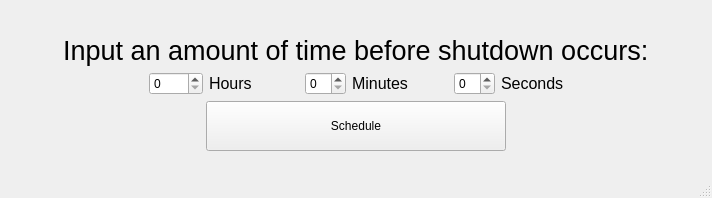
<?xml version="1.0" encoding="UTF-8"?>
<ui version="4.0">
 <class>MainWindow</class>
 <widget class="QMainWindow" name="MainWindow">
  <property name="enabled">
   <bool>true</bool>
  </property>
  <property name="geometry">
   <rect>
    <x>0</x>
    <y>0</y>
    <width>712</width>
    <height>198</height>
   </rect>
  </property>
  <property name="windowTitle">
   <string>Schedule A Shutdown!</string>
  </property>
  <property name="autoFillBackground">
   <bool>false</bool>
  </property>
  <property name="styleSheet">
   <string notr="true"/>
  </property>
  <widget class="QWidget" name="centralwidget">
   <layout class="QVBoxLayout" name="verticalLayout_12">
    <item>
     <layout class="QVBoxLayout" name="verticalLayout_11">
      <item>
       <spacer name="verticalSpacer">
        <property name="orientation">
         <enum>Qt::Vertical</enum>
        </property>
        <property name="sizeType">
         <enum>QSizePolicy::Expanding</enum>
        </property>
        <property name="sizeHint" stdset="0">
         <size>
          <width>20</width>
          <height>50</height>
         </size>
        </property>
       </spacer>
      </item>
      <item>
       <layout class="QVBoxLayout" name="verticalLayout_13">
        <item>
         <layout class="QHBoxLayout" name="horizontalLayout_8">
          <item alignment="Qt::AlignHCenter">
           <widget class="QLabel" name="Prompt">
            <property name="font">
             <font>
              <pointsize>20</pointsize>
             </font>
            </property>
            <property name="text">
             <string>Input an amount of time before shutdown occurs:</string>
            </property>
           </widget>
          </item>
         </layout>
        </item>
        <item>
         <layout class="QHBoxLayout" name="horizontalLayout_10">
          <item>
           <spacer name="horizontalSpacer">
            <property name="orientation">
             <enum>Qt::Horizontal</enum>
            </property>
            <property name="sizeType">
             <enum>QSizePolicy::Expanding</enum>
            </property>
            <property name="sizeHint" stdset="0">
             <size>
              <width>40</width>
              <height>20</height>
             </size>
            </property>
           </spacer>
          </item>
          <item alignment="Qt::AlignHCenter">
           <widget class="QSpinBox" name="hoursInput">
            <property name="sizePolicy">
             <sizepolicy hsizetype="Maximum" vsizetype="Fixed">
              <horstretch>0</horstretch>
              <verstretch>0</verstretch>
             </sizepolicy>
            </property>
            <property name="maximum">
             <number>8760</number>
            </property>
           </widget>
          </item>
          <item>
           <widget class="QLabel" name="hoursLabel">
            <property name="sizePolicy">
             <sizepolicy hsizetype="Fixed" vsizetype="Fixed">
              <horstretch>0</horstretch>
              <verstretch>0</verstretch>
             </sizepolicy>
            </property>
            <property name="minimumSize">
             <size>
              <width>50</width>
              <height>0</height>
             </size>
            </property>
            <property name="maximumSize">
             <size>
              <width>50</width>
              <height>16777215</height>
             </size>
            </property>
            <property name="font">
             <font>
              <pointsize>12</pointsize>
             </font>
            </property>
            <property name="text">
             <string>Hours</string>
            </property>
           </widget>
          </item>
          <item>
           <spacer name="horizontalSpacer_4">
            <property name="orientation">
             <enum>Qt::Horizontal</enum>
            </property>
            <property name="sizeType">
             <enum>QSizePolicy::Minimum</enum>
            </property>
            <property name="sizeHint" stdset="0">
             <size>
              <width>40</width>
              <height>20</height>
             </size>
            </property>
           </spacer>
          </item>
          <item>
           <widget class="QSpinBox" name="minutesInput">
            <property name="sizePolicy">
             <sizepolicy hsizetype="Maximum" vsizetype="Fixed">
              <horstretch>0</horstretch>
              <verstretch>0</verstretch>
             </sizepolicy>
            </property>
            <property name="maximum">
             <number>59</number>
            </property>
           </widget>
          </item>
          <item>
           <widget class="QLabel" name="minutesLabel">
            <property name="sizePolicy">
             <sizepolicy hsizetype="Maximum" vsizetype="Maximum">
              <horstretch>0</horstretch>
              <verstretch>0</verstretch>
             </sizepolicy>
            </property>
            <property name="font">
             <font>
              <pointsize>12</pointsize>
             </font>
            </property>
            <property name="text">
             <string>Minutes</string>
            </property>
           </widget>
          </item>
          <item>
           <spacer name="horizontalSpacer_3">
            <property name="orientation">
             <enum>Qt::Horizontal</enum>
            </property>
            <property name="sizeType">
             <enum>QSizePolicy::Minimum</enum>
            </property>
            <property name="sizeHint" stdset="0">
             <size>
              <width>40</width>
              <height>20</height>
             </size>
            </property>
           </spacer>
          </item>
          <item>
           <widget class="QSpinBox" name="secondsInput">
            <property name="sizePolicy">
             <sizepolicy hsizetype="Maximum" vsizetype="Fixed">
              <horstretch>0</horstretch>
              <verstretch>0</verstretch>
             </sizepolicy>
            </property>
            <property name="minimum">
             <number>0</number>
            </property>
            <property name="maximum">
             <number>59</number>
            </property>
           </widget>
          </item>
          <item>
           <widget class="QLabel" name="secondsLabel">
            <property name="sizePolicy">
             <sizepolicy hsizetype="Maximum" vsizetype="Maximum">
              <horstretch>0</horstretch>
              <verstretch>0</verstretch>
             </sizepolicy>
            </property>
            <property name="font">
             <font>
              <pointsize>12</pointsize>
             </font>
            </property>
            <property name="text">
             <string>Seconds</string>
            </property>
           </widget>
          </item>
          <item>
           <spacer name="horizontalSpacer_2">
            <property name="orientation">
             <enum>Qt::Horizontal</enum>
            </property>
            <property name="sizeType">
             <enum>QSizePolicy::Expanding</enum>
            </property>
            <property name="sizeHint" stdset="0">
             <size>
              <width>5</width>
              <height>20</height>
             </size>
            </property>
           </spacer>
          </item>
         </layout>
        </item>
       </layout>
      </item>
      <item>
       <layout class="QHBoxLayout" name="horizontalLayout_11">
        <item>
         <spacer name="horizontalSpacer_5">
          <property name="orientation">
           <enum>Qt::Horizontal</enum>
          </property>
          <property name="sizeType">
           <enum>QSizePolicy::MinimumExpanding</enum>
          </property>
          <property name="sizeHint" stdset="0">
           <size>
            <width>20</width>
            <height>20</height>
           </size>
          </property>
         </spacer>
        </item>
        <item>
         <widget class="QPushButton" name="scheduleButton">
          <property name="sizePolicy">
           <sizepolicy hsizetype="Minimum" vsizetype="Fixed">
            <horstretch>0</horstretch>
            <verstretch>0</verstretch>
           </sizepolicy>
          </property>
          <property name="minimumSize">
           <size>
            <width>300</width>
            <height>50</height>
           </size>
          </property>
          <property name="styleSheet">
           <string notr="true"/>
          </property>
          <property name="text">
           <string>Schedule</string>
          </property>
         </widget>
        </item>
        <item>
         <spacer name="horizontalSpacer_6">
          <property name="orientation">
           <enum>Qt::Horizontal</enum>
          </property>
          <property name="sizeType">
           <enum>QSizePolicy::Expanding</enum>
          </property>
          <property name="sizeHint" stdset="0">
           <size>
            <width>40</width>
            <height>20</height>
           </size>
          </property>
         </spacer>
        </item>
       </layout>
      </item>
     </layout>
    </item>
    <item>
     <spacer name="verticalSpacer_3">
      <property name="orientation">
       <enum>Qt::Vertical</enum>
      </property>
      <property name="sizeHint" stdset="0">
       <size>
        <width>20</width>
        <height>40</height>
       </size>
      </property>
     </spacer>
    </item>
   </layout>
  </widget>
  <widget class="QMenuBar" name="menubar">
   <property name="enabled">
    <bool>false</bool>
   </property>
   <property name="geometry">
    <rect>
     <x>0</x>
     <y>0</y>
     <width>712</width>
     <height>22</height>
    </rect>
   </property>
  </widget>
  <widget class="QStatusBar" name="statusbar">
   <property name="enabled">
    <bool>true</bool>
   </property>
  </widget>
 </widget>
 <resources/>
 <connections/>
</ui>
